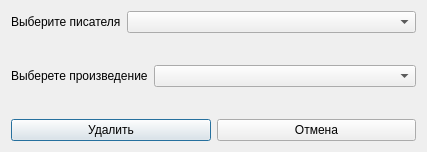
<?xml version="1.0" encoding="UTF-8"?>
<ui version="4.0">
 <class>DelA</class>
 <widget class="QDialog" name="DelA">
  <property name="geometry">
   <rect>
    <x>0</x>
    <y>0</y>
    <width>427</width>
    <height>152</height>
   </rect>
  </property>
  <property name="windowTitle">
   <string>Удалить произведение</string>
  </property>
  <layout class="QVBoxLayout" name="verticalLayout_2">
   <item>
    <layout class="QVBoxLayout" name="verticalLayout">
     <item>
      <layout class="QFormLayout" name="formLayout">
       <item row="0" column="0">
        <widget class="QLabel" name="label">
         <property name="text">
          <string>Выберите писателя</string>
         </property>
        </widget>
       </item>
       <item row="0" column="1">
        <widget class="QComboBox" name="comboBox"/>
       </item>
      </layout>
     </item>
     <item>
      <layout class="QFormLayout" name="formLayout_2">
       <item row="0" column="0">
        <widget class="QLabel" name="label_2">
         <property name="text">
          <string>Выберете произведение</string>
         </property>
        </widget>
       </item>
       <item row="0" column="1">
        <widget class="QComboBox" name="comboBox_2"/>
       </item>
      </layout>
     </item>
     <item>
      <layout class="QHBoxLayout" name="horizontalLayout">
       <item>
        <widget class="QPushButton" name="pushButton_2">
         <property name="text">
          <string>Удалить</string>
         </property>
        </widget>
       </item>
       <item>
        <widget class="QPushButton" name="pushButton">
         <property name="text">
          <string>Отмена</string>
         </property>
        </widget>
       </item>
      </layout>
     </item>
    </layout>
   </item>
  </layout>
 </widget>
 <resources/>
 <connections/>
</ui>
